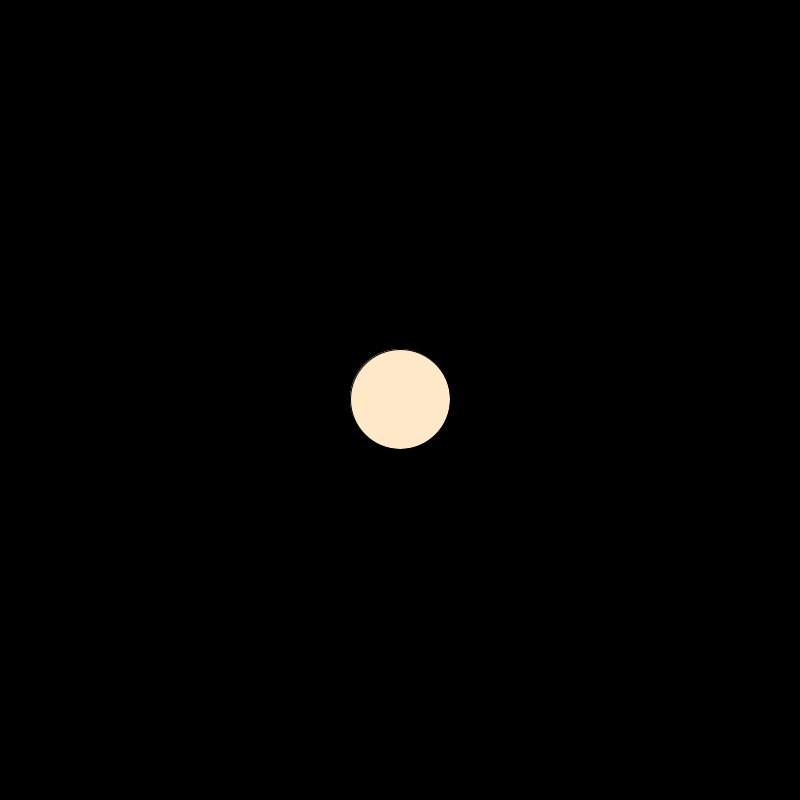
Frame 1 (no input)
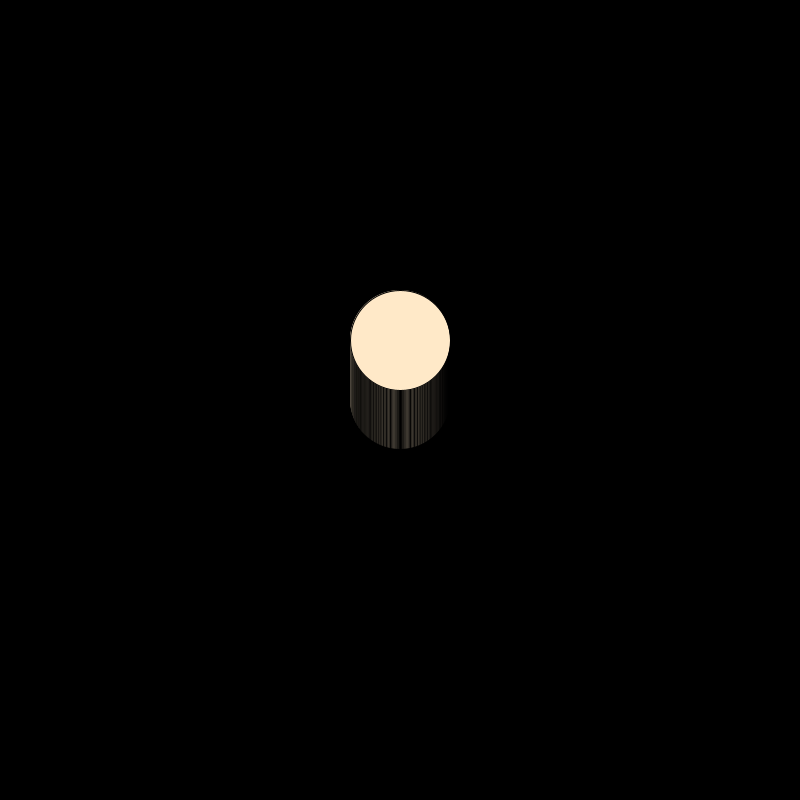
Frame 60 (the mouse pressed at the canvas centre just before this capture)
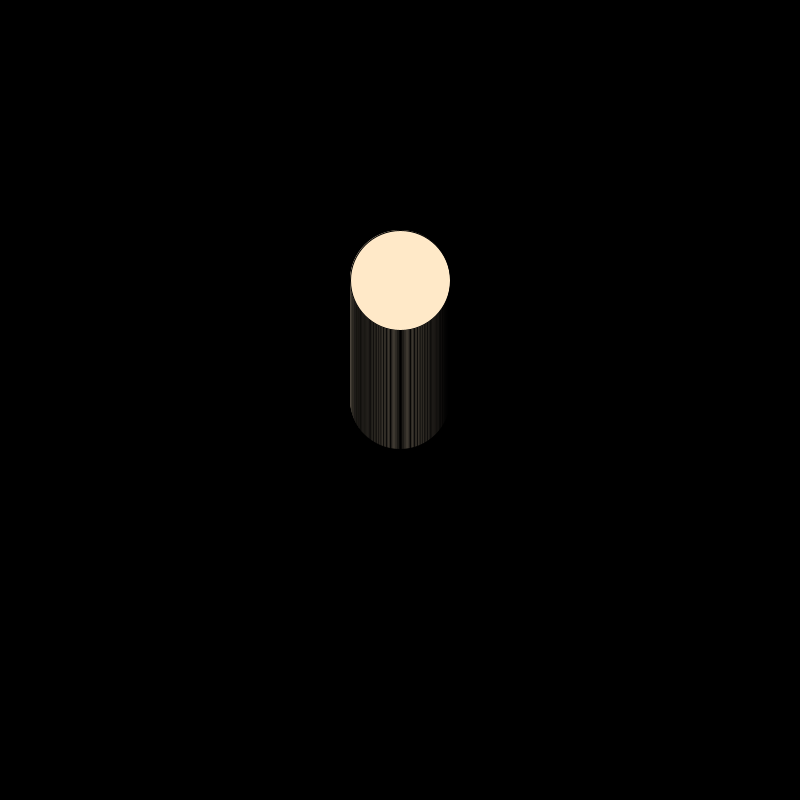
Frame 120 (the mouse held since frame 60 and released just before this capture)

The Processing sketch that drew these frames (run headless with seeded random() and noise(); from frame 60 on, the mouse is pressed at the canvas centre):

// Processing sketch: xixi1
// ── xixi1.pde
Human player1;

void setup(){
  size(800,800);
  background(0);
  player1 = new Human(width/2, height/2);
  
}

void draw(){
  
  player1.update();
  player1.display();
}



void keyPressed(){
  
  
}
// ── xixi.pde

class Human {


  float x;
  float y;
  
  PVector vel;
  PVector acc;
  PVector loc;
  
  Human(float px, float py) {
    x=px;
    y=py;
    
    vel = new PVector(0,0);
    acc = new PVector(0,-1);
    loc = new PVector(x,y);
    
    
  }


  void display() {
    fill(255, 233, 200);
    ellipse(loc.x, loc.y, 100, 100);
  }

  void update() {
    vel.add(acc);
    loc.add(vel);
    acc.mult(0);
    }
    
    void applyForce (PVector f){
      acc.add(f);
      acc.mult(0.5);
      
    }

}
